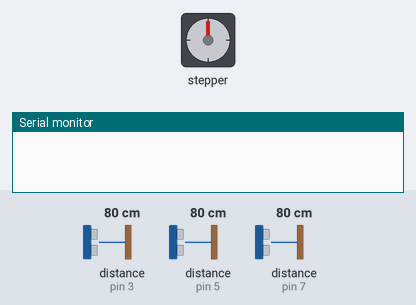
The program below on a simulated Arduino Uno, built with avr-gcc and run on an emulated ATmega328P. Parts: stepper motor, the last lines printed to the serial monitor. Wiring (from diagram.json): 3 × ultrasonic range finder: trigger pin 4, echo pin 5 / trigger pin 2, echo pin 3 / trigger pin 6, echo pin 7. The test bench sets the inputs (shaded band); at power-on: distance to the obstacle (sensors on pin 3, pin 5, pin 7) 80 cm. The echo pulse lasts 58.3 µs per cm; stepper angles assume 65 steps per turn.

Above: at 0.1 s.
At 0.99 s:
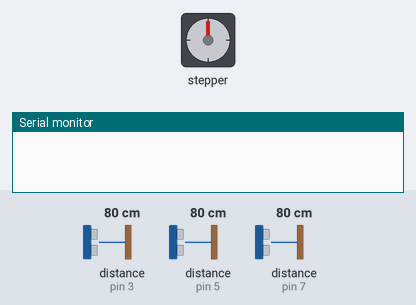
1.3 s: distance to the obstacle (sensor on pin 3) set to 35 cm
4.3 s: distance to the obstacle (sensor on pin 5) set to 23 cm
7.3 s: distance to the obstacle (sensor on pin 5) set to 18 cm
10.3 s: distance to the obstacle (sensor on pin 7) set to 60 cm
13.3 s: distance to the obstacle (sensor on pin 3) set to 2 cm
16.3 s: distance to the obstacle (sensor on pin 7) set to 2 cm
At 66.72 s:
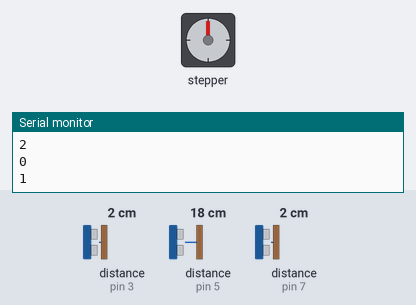
Timing chart, 0 to 66.8 s (numbered marks = the images above; inputs shaded):
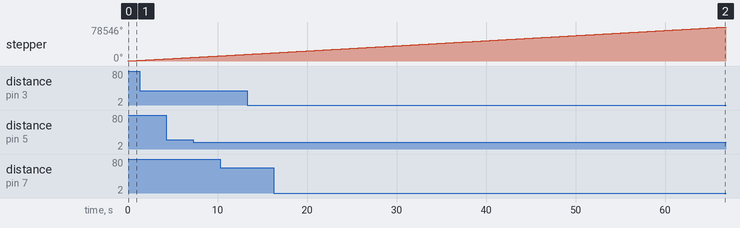

The program:

main.cpp
```cpp
#include <Arduino.h>
#include <Stepper.h>

#define TRIGGER_PIN_1 2
#define ECHO_PIN_1 3

#define TRIGGER_PIN_2 4
#define ECHO_PIN_2 5

#define TRIGGER_PIN_3 6
#define ECHO_PIN_3 7

#define STEPPER_MOTOR1 8
#define STEPPER_MOTOR2 9
#define STEPPER_MOTOR3 10
#define STEPPER_MOTOR4 11

// motor 28BYJ-48 com Driver ULN2003, fonte: https://blogmasterwalkershop.com.br/arduino/arduino-utilizando-motor-de-passo-28byj-48-e-driver-uln2003
const int stepsPerRevolution = 65;
Stepper Sun(stepsPerRevolution, 8, 10, 9, 11);

void setup() {
  Serial.begin(9600);
  Sun.setSpeed(300);

  pinMode(TRIGGER_PIN_1, OUTPUT);
  pinMode(ECHO_PIN_1, INPUT);

  pinMode(TRIGGER_PIN_2, OUTPUT);
  pinMode(ECHO_PIN_2, INPUT);

  pinMode(TRIGGER_PIN_3, OUTPUT);
  pinMode(ECHO_PIN_3, INPUT);
}

float getDistance(int triggerPin, int echoPin) {
  digitalWrite(triggerPin, LOW);
  delayMicroseconds(2);
  digitalWrite(triggerPin, HIGH);
  delayMicroseconds(10);
  digitalWrite(triggerPin, LOW);

  long duration = pulseIn(echoPin, HIGH);
  float distance = duration * 0.034 / 2;

  return distance;
}

void loop() {
  float distance_1 = getDistance(TRIGGER_PIN_1, ECHO_PIN_1);
  float distance_2 = getDistance(TRIGGER_PIN_2, ECHO_PIN_2);
  float distance_3 = getDistance(TRIGGER_PIN_3, ECHO_PIN_3);

  if (distance_1 < 20) {
    // sol
    Serial.println("2");
  }

  if (distance_2 < 20) {
    // terra
    Serial.println("0");
  }

  if (distance_3 < 20) {
    // lua
    Serial.println("1");
  }

  Sun.step(stepsPerRevolution);
  delay(100);
}
```
